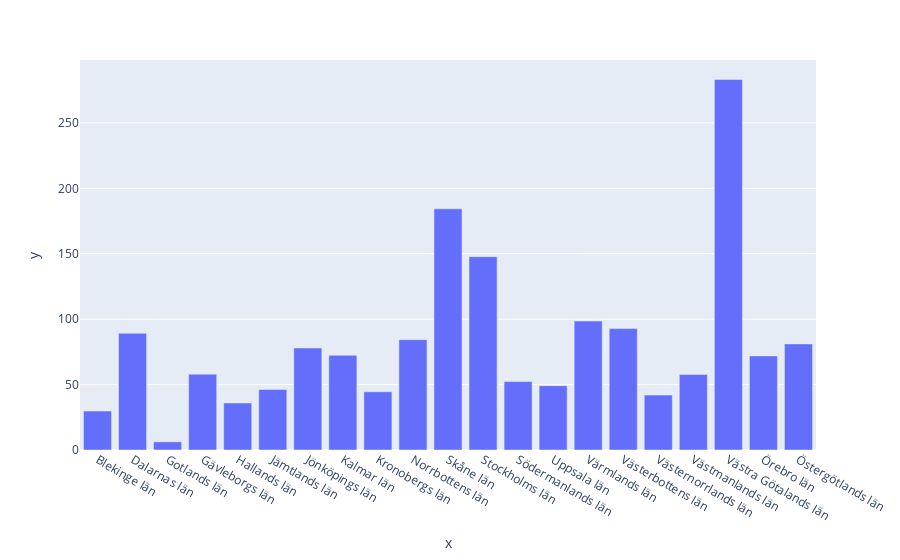

The cell this chart's notebook holds for it:
### Markdown cell above
### minst 3 doser

### Code cell
import plotly_express as px
import matplotlib.pyplot as plt

dfg = vaccinerade_kommun_och_ålder.groupby('Län_namn')['Andel 3 doser'].sum() 

fig = px.bar(x=dfg.index, y=dfg)
fig.show()

### Figure 1 — Plotly figure (JSON) as saved in the notebook; plotly's stock layout.template omitted (floating-point values rounded to 4 significant figures)
{"data": [{"alignmentgroup": "True", "hovertemplate": "x=%{x}<br>y=%{y}<extra></extra>", "legendgroup": "", "marker": {"color": "#636efa", "pattern": {"shape": ""}}, "name": "", "offsetgroup": "", "orientation": "v", "showlegend": false, "textposition": "auto", "type": "bar", "x": ["Blekinge län", "Dalarnas län", "Gotlands län", "Gävleborgs län", "Hallands län", "Jämtlands län", "Jönköpings län", "Kalmar län", "Kronobergs län", "Norrbottens län", "Skåne län", "Stockholms län", "Södermanlands län", "Uppsala län", "Värmlands län", "Västerbottens län", "Västernorrlands län", "Västmanlands län", "Västra Götalands län", "Örebro län", "Östergötlands län"], "xaxis": "x", "y": [29.8, 89.21, 6.225, 57.96, 35.96, 46.28, 77.97, 72.36, 44.52, 84.32, 184.4, 147.8, 52.29, 49.12, 98.56, 92.78, 42.01, 57.74, 283.2, 71.9, 81.09], "yaxis": "y"}], "layout": {"barmode": "relative", "legend": {"tracegroupgap": 0}, "margin": {"t": 60}, "xaxis": {"anchor": "y", "domain": [0, 1], "title": {"text": "x"}}, "yaxis": {"anchor": "x", "domain": [0, 1], "title": {"text": "y"}}}}
